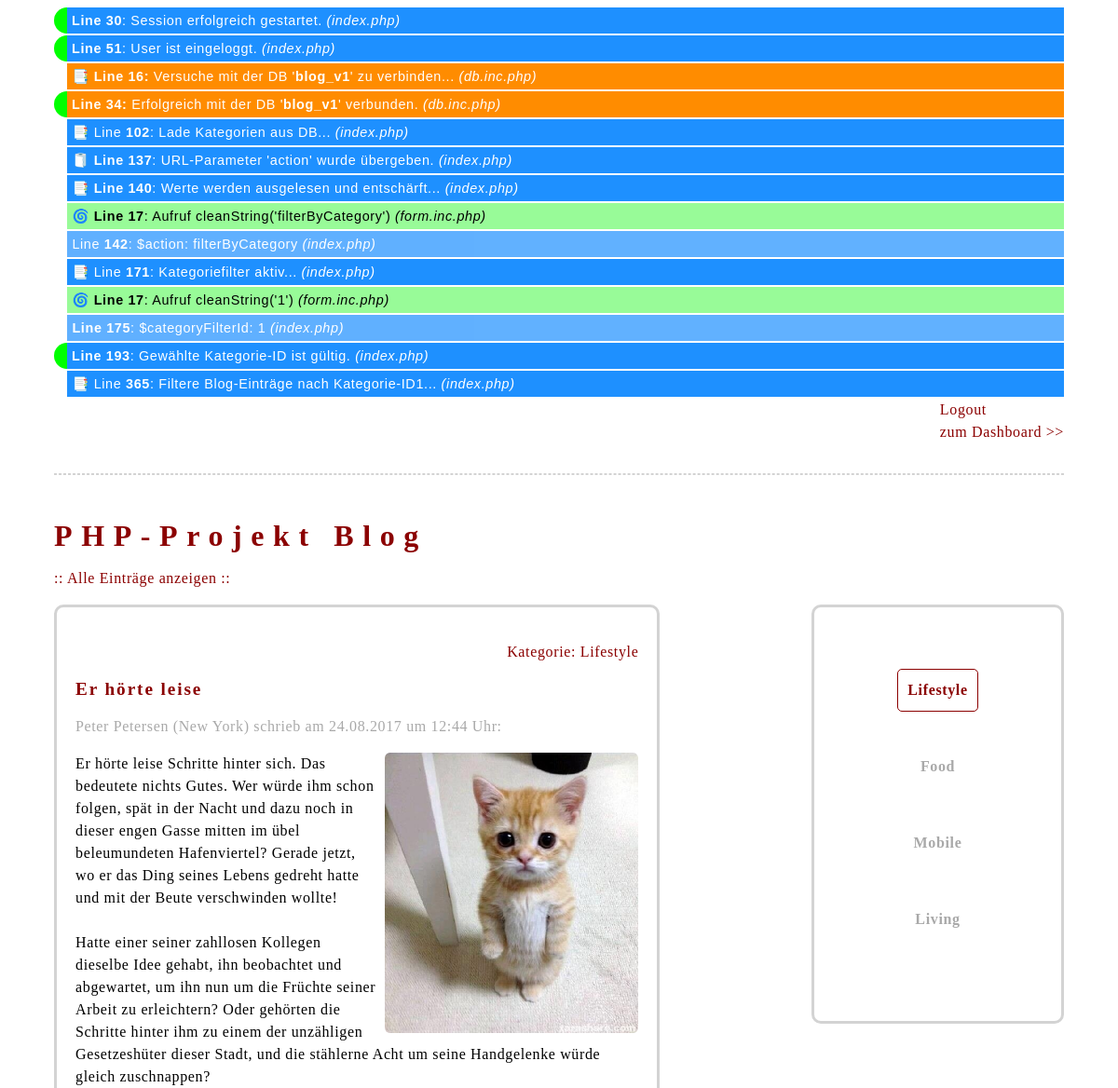
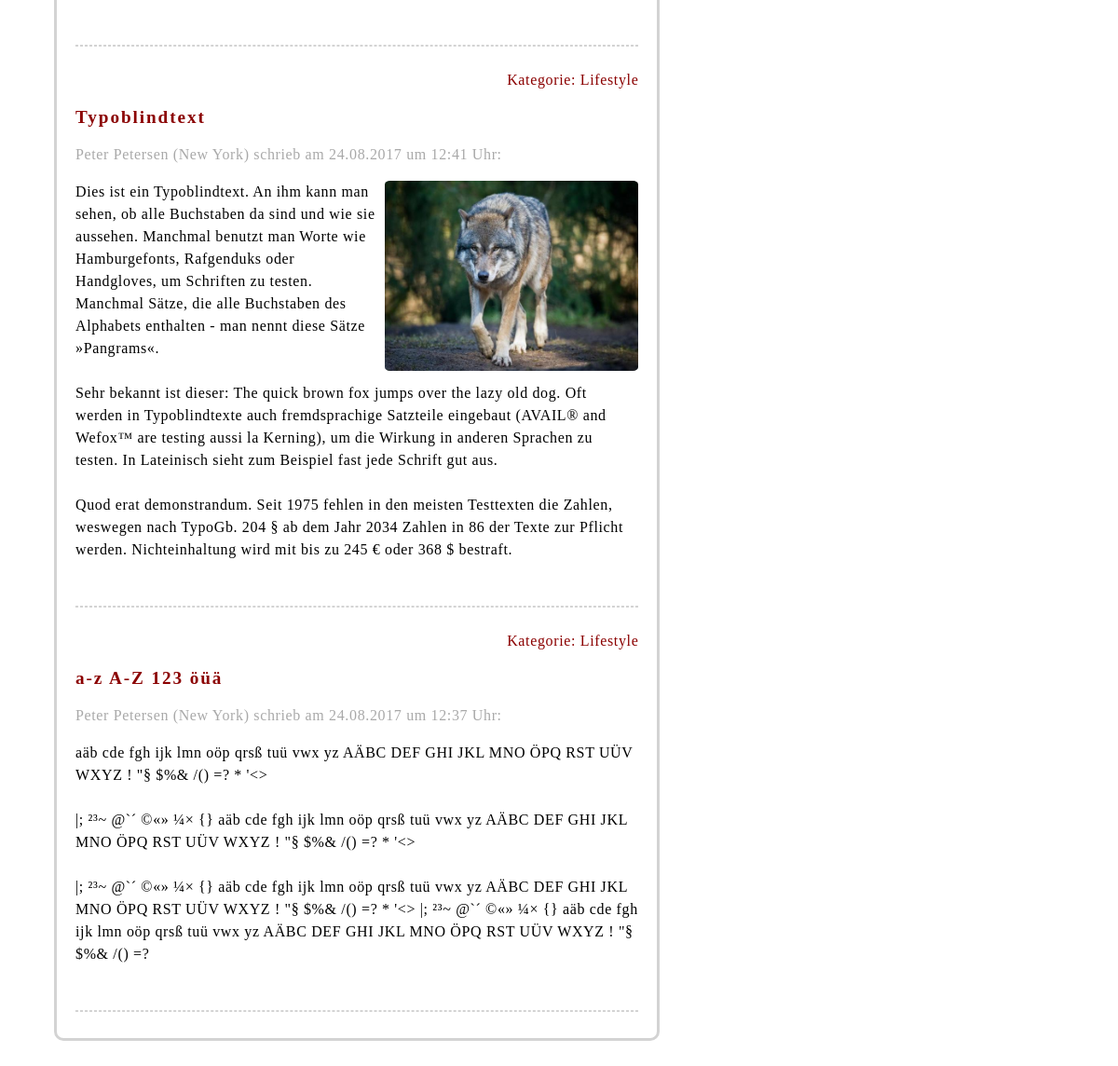
Screenshot of /_source/index.php?action=filterByCategory&catId=1 (signed in) with the database file from the repository (2 pictures, top to bottom).
### tables this page shows
CREATE TABLE `blogs` (
  `blogID` int(11) NOT NULL,
  `blogHeadline` varchar(255) NOT NULL,
  `blogImagePath` varchar(255) DEFAULT NULL,
  `blogImageAlignment` varchar(20) NOT NULL,
  `blogContent` text NOT NULL,
  `blogDate` timestamp NOT NULL DEFAULT current_timestamp(),
  `catID` int(11) NOT NULL,
  `userID` int(11) NOT NULL
);

CREATE TABLE `categories` (
  `catID` int(11) NOT NULL,
  `catLabel` varchar(255) NOT NULL
);

CREATE TABLE `users` (
  `userID` int(11) NOT NULL,
  `userFirstName` varchar(255) NOT NULL,
  `userLastName` varchar(255) NOT NULL,
  `userEmail` varchar(255) NOT NULL,
  `userCity` varchar(255) NOT NULL,
  `userPassword` varchar(255) NOT NULL
);

### include/dateTime.inc.php (called while the page is built, shortened)
<?php
				function isoToEuDateTime($value) {
					if($value) {
						if( strpos($value, " ") ) {
							$dateTimeArray = explode(" ", $value);
							$date = $dateTimeArray[0];
							$dateArray 	= explode("-", $date);
							$time = $dateTimeArray[1];
							$time 		= substr($time, 0, 5);
						} else {
							$dateArray 	= explode("-", $value);
							$time 		= NULL;
						}
						$euDate = "$dateArray[2].$dateArray[1].$dateArray[0]";
					} else {
						$euDate 		= NULL;
						$time 		= NULL;
					}
					return array("date"=>$euDate, "time"=>$time);
				}
?>

### _source/index.php (the view, shortened to what this page needs)
<?php
				require_once('../include/db.inc.php');
				require_once('../include/form.inc.php');
				include_once('../include/dateTime.inc.php');
				if( session_start() === false ) {
if(DEBUG)		echo "<p class='debug err'><b>Line " . __LINE__ . "</b>: FEHLER beim Starten der Session! <i>(" . basename(__FILE__) . ")</i></p>\n";
				} else {
if(DEBUG)		echo "<p class='debug ok'><b>Line " . __LINE__ . "</b>: Session erfolgreich gestartet. <i>(" . basename(__FILE__) . ")</i></p>\n";
					if( !isset($_SESSION['userID']) ) {
if(DEBUG)			echo "<p class='debug hint'><b>Line " . __LINE__ . "</b>: User ist nicht eingeloggt. <i>(" . basename(__FILE__) . ")</i></p>\n";
						session_destroy();
						$showLoginForm = true;
					} else {
if(DEBUG)			echo "<p class='debug ok'><b>Line " . __LINE__ . "</b>: User ist eingeloggt. <i>(" . basename(__FILE__) . ")</i></p>\n";
						$showLoginForm = false;
					}
				}
				$PDO = dbConnect();
				$loginError 			= NULL;
				$categoryFilterId		= NULL;
if(DEBUG)	echo "<p class='debug'>📑 Line <b>" . __LINE__ . "</b>: Lade Kategorien aus DB... <i>(" . basename(__FILE__) . ")</i></p>";
				$sql 		= 'SELECT * FROM categories';
				$params 	= NULL;
				$PDOStatement = $PDO->prepare($sql);
				try {
					$PDOStatement->execute($params);
				} catch(PDOException $error) {
if(DEBUG)		echo "<p class='debug err'><b>Line " . __LINE__ . "</b>: FEHLER: " . $error->GetMessage() . "<i>(" . basename(__FILE__) . ")</i></p>\n";
					$dbError = 'Fehler beim Zugriff auf die Datenbank!';
				}
				$allCategoriesArray = $PDOStatement->fetchAll(PDO::FETCH_ASSOC);
				if( isset($_GET['action']) ) {
if(DEBUG)		echo "<p class='debug'>🧻 <b>Line " . __LINE__ . "</b>: URL-Parameter 'action' wurde übergeben. <i>(" . basename(__FILE__) . ")</i></p>\n";
if(DEBUG)		echo "<p class='debug'>📑 <b>Line " . __LINE__ . "</b>: Werte werden ausgelesen und entschärft... <i>(" . basename(__FILE__) . ")</i></p>\n";
					$action = cleanString($_GET['action']);
if(DEBUG_V)		echo "<p class='debug value'>Line <b>" . __LINE__ . "</b>: \$action: $action <i>(" . basename(__FILE__) . ")</i></p>";
					if( $_GET['action'] === 'logout' ) {
if(DEBUG)			echo "<p class='debug'>📑 Line <b>" . __LINE__ . "</b>: 'Logout' wird durchgeführt... <i>(" . basename(__FILE__) . ")</i></p>";
						session_regenerate_id(true);
						session_destroy();
						header('Location: index.php');
						exit();
					} elseif( $action === 'filterByCategory' ) {
if(DEBUG)			echo "<p class='debug'>📑 Line <b>" . __LINE__ . "</b>: Kategoriefilter aktiv... <i>(" . basename(__FILE__) . ")</i></p>";
						$categoryFilterId = cleanString($_GET['catId']);
if(DEBUG_V)			echo "<p class='debug value'><b>Line " . __LINE__ . "</b>: \$categoryFilterId: $categoryFilterId <i>(" . basename(__FILE__) . ")</i></p>\n";
						if( !isset($categoryFilterId) OR !in_array( $categoryFilterId, array_column($allCategoriesArray, 'catID') ) ) {
if(DEBUG)				echo "<p class='debug err'><b>Line " . __LINE__ . "</b>: Gewählte Kategorie-ID ist ungültig! <i>(" . basename(__FILE__) . ")</i></p>\n";
							$categoryFilterId = NULL;
						} else {
if(DEBUG)				echo "<p class='debug ok'><b>Line " . __LINE__ . "</b>: Gewählte Kategorie-ID ist gültig. <i>(" . basename(__FILE__) . ")</i></p>\n";
						}
					}
				}
				$sql 		= 	'SELECT * FROM blogs
								 INNER JOIN users USING(userID)
								 INNER JOIN categories USING(catID)';
				$params 	= 	NULL;
				if( !isset( $categoryFilterId ) ) {
if(DEBUG)		echo "<p class='debug'>📑 Line <b>" . __LINE__ . "</b>: Lade alle Blog-Einträge... <i>(" . basename(__FILE__) . ")</i></p>";
				} else {
if(DEBUG)		echo "<p class='debug'>📑 Line <b>" . __LINE__ . "</b>: Filtere Blog-Einträge nach Kategorie-ID$categoryFilterId... <i>(" . basename(__FILE__) . ")</i></p>";
					$sql		.=	' WHERE catID = :ph_catID';
					$params 	 = array( 'ph_catID' => $categoryFilterId );
				}
				$sql		.= ' ORDER BY blogDate DESC';
				$PDOStatement = $PDO->prepare($sql);
				try {
					$PDOStatement->execute($params);
				} catch(PDOException $error) {
if(DEBUG)		echo "<p class='debug err'><b>Line " . __LINE__ . "</b>: FEHLER: " . $error->GetMessage() . "<i>(" . basename(__FILE__) . ")</i></p>\n";
					$dbError = 'Fehler beim Zugriff auf die Datenbank!';
				}
				$allBlogArticlesArray = $PDOStatement->fetchAll(PDO::FETCH_ASSOC);
?>
<!doctype html>
<html>
	<head>
		<link rel="stylesheet" href="css/main.css">
		<link rel="stylesheet" href="../css/debug.css">
	</head>
	<body>
		<header class="fright">
			<?php if( $showLoginForm == true ): ?>
				<?php if($loginError): ?>
				<p class="error"><b><?= $loginError ?></b></p>
				<?php endif ?>
				<form action="" method="POST">
					<input type="hidden" name="formLogin">
					<input type="text" name="loginName" placeholder="Email">
					<input type="password" name="loginPassword" placeholder="Password">
					<input type="submit" value="Login">
				</form>
			<?php else: ?>
				<a href="?action=logout">Logout</a><br>
				<a href='dashboard.php'>zum Dashboard >></a>
			<?php endif ?>
		</header>
		<br>
		<hr>
		<br>
		<h1>PHP-Projekt Blog</h1>
		<p><a href='index.php'>:: Alle Einträge anzeigen ::</a></p>
		<main class="blogs fleft">
			<?php if( !$allBlogArticlesArray ): ?>
				<p class="info">Noch keine Blogeinträge vorhanden.</p>
			<?php else: ?>
				<?php foreach( $allBlogArticlesArray AS $singleBlogItemArray ): ?>
					<?php $dateTimeArray = isoToEuDateTime($singleBlogItemArray['blogDate']) ?>
					<article class='blogEntry'>
						<p class='fright'><a href='?action=filterByCategory&catId=<?= $singleBlogItemArray['catID'] ?>'>Kategorie: <?= $singleBlogItemArray['catLabel'] ?></a></p>
						<h2 class='clearer'><?= $singleBlogItemArray['blogHeadline'] ?></h2>
						<p class='author'><?= $singleBlogItemArray['userFirstName'] ?> <?= $singleBlogItemArray['userLastName'] ?> (<?= $singleBlogItemArray['userCity'] ?>) schrieb am <?= $dateTimeArray['date'] ?> um <?= $dateTimeArray['time'] ?> Uhr:</p>
						<p class='blogContent'>
							<?php if($singleBlogItemArray['blogImagePath']): ?>
								<img class='<?= $singleBlogItemArray['blogImageAlignment'] ?>' src='<?= $singleBlogItemArray['blogImagePath'] ?>' alt='' title=''>
							<?php endif ?>
							<?= nl2br( $singleBlogItemArray['blogContent'] ) ?>
						</p>
						<br>
						<hr>
					</article>
				<?php endforeach ?>
			<?php endif ?>
		</main>
		<nav class="categories fright">
			<?php if( !$allCategoriesArray ): ?>
				<p class="info">Noch keine Kategorien vorhanden.</p>
			<?php else: ?>
				<?php foreach( $allCategoriesArray AS $categorySingleItemArray ): ?>
					<p><a href="?action=filterByCategory&catId=<?= $categorySingleItemArray['catID']?>" <?php if( $categorySingleItemArray['catID'] == $categoryFilterId ) echo 'class="active"' ?>><?= $categorySingleItemArray['catLabel'] ?></a></p>
				<?php endforeach ?>
			<?php endif ?>
		</nav>
	</body>
</html>

### _source/css/main.css (style rules this page uses)
* { box-sizing: border-box; }
img { width: 45%; border-radius: 2%; }
hr { border: 1px dashed lightgray; }
a { color: darkred; text-decoration: none; }
.fleft { float: left; margin-right: 10px; }
.fright { float: right; margin-left: 10px; }
.clearer { clear: both; }
body { font-family: georgia; letter-spacing: 0.04em; padding: 0 50px 50px 50px; line-height: 1.5em; }
h1, h2 { font-size: 2em; letter-spacing: 0.3em; color: darkred; }
h2 { letter-spacing: 0.1em; font-size: 1.2em; }
.blogs { border: 3px solid lightgray; border-radius: 10px; width: 60%; padding: 20px; }
.author { color: darkgray; }
.categories { width: 25%; padding: 50px 0; border: 3px solid lightgray; border-radius: 10px; text-align: center; }
.categories a { display: inline-block; text-decoration: none; padding: 10px; font-weight: bold; color: darkgray; margin-bottom: 20px; border: 1px solid white; border-radius: 5px; }
.categories a:hover, .categories a.active { border: 1px solid darkred; color: darkred; }

### css/debug.css (style rules this page uses)
.debug,.debugCleanString,.debugCheckMandatory,.debugCheckInputString,.debugCheckEmail, .debugImageUpload,.debugDb,.debugDateTime,.debugClass,.debugClassImage,.debugTrait, .debugClassLoader { background-color: dodgerblue; padding: 2px 5px; margin-bottom: 2px; margin-top: 2px; font-family: arial; font-size: 0.9em; color: white; margin-left: 1em; }
.err, .ok, .hint { border-radius: 1em 0 0 1em; border-left: 1em solid whitesmoke; margin-left: 0em; }
.ok { border-color: lime; }
.value { opacity: 70%; }

### rows the page displays
blogs: catID.catLabel "Lifestyle", blogHeadline "Er hörte leise", userID.userFirstName "Peter", userID.userLastName "Petersen", userID.userCity "New York", blogDate "24.08.2017", blogDate "12:44", blogImagePath (picture), blogContent "Er hörte leise Schritte hinter sich. Das bedeutete nichts Gutes. Wer würde ihm schon folgen, spät in der Nacht und dazu noch in dieser engen Gasse mitten im übel beleumundeten Hafenviertel? Gerade jetzt, wo er das Ding seines Lebens gedreht hatte und mit der Beute verschwinden wollte! Hatte einer seiner zahllosen Kollegen dieselbe Idee gehabt, ihn beobachtet und abgewartet, um ihn nun um die Früchte seiner Arbeit zu erleichtern? Oder gehörten die Schritte hinter ihm zu einem der unzähligen Gesetzeshüter dieser Stadt, und die stählerne Acht um seine Handgelenke würde gleich zuschnappen?"
blogs: catID.catLabel "Lifestyle", blogHeadline "Typoblindtext", userID.userFirstName "Peter", userID.userLastName "Petersen", userID.userCity "New York", blogDate "24.08.2017", blogDate "12:41", blogImagePath (picture), blogContent "Dies ist ein Typoblindtext. An ihm kann man sehen, ob alle Buchstaben da sind und wie sie aussehen. Manchmal benutzt man Worte wie Hamburgefonts, Rafgenduks oder Handgloves, um Schriften zu testen. Manchmal Sätze, die alle Buchstaben des Alphabets enthalten - man nennt diese Sätze »Pangrams«. Sehr bekannt ist dieser: The quick brown fox jumps over the lazy old dog. Oft werden in Typoblindtexte auch fremdsprachige Satzteile eingebaut (AVAIL® and Wefox™ are testing aussi la Kerning), um die Wirkung in anderen Sprachen zu testen. In Lateinisch sieht zum Beispiel fast jede Schrift gut aus. Quod erat demonstrandum. Seit 1975 fehlen in den meisten Testtexten die Zahlen, weswegen nach TypoGb. 204…"
blogs: catID.catLabel "Lifestyle", blogHeadline "a-z A-Z 123 öüä", userID.userFirstName "Peter", userID.userLastName "Petersen", userID.userCity "New York", blogDate "24.08.2017", blogDate "12:37", blogContent "aäb cde fgh ijk lmn oöp qrsß tuü vwx yz AÄBC DEF GHI JKL MNO ÖPQ RST UÜV WXYZ ! \"§ $%& /() =? * '<> |; ²³~ @`´ ©«» ¼× {} aäb cde fgh ijk lmn oöp qrsß tuü vwx yz AÄBC DEF GHI JKL MNO ÖPQ RST UÜV WXYZ ! \"§ $%& /() =? * '<> |; ²³~ @`´ ©«» ¼× {} aäb cde fgh ijk lmn oöp qrsß tuü vwx yz AÄBC DEF GHI JKL MNO ÖPQ RST UÜV WXYZ ! \"§ $%& /() =? * '<> |; ²³~ @`´ ©«» ¼× {} aäb cde fgh ijk lmn oöp qrsß tuü vwx yz AÄBC DEF GHI JKL MNO ÖPQ RST UÜV WXYZ ! \"§ $%& /() =?"
categories: catLabel "Lifestyle"
categories: catLabel "Food"
categories: catLabel "Mobile"
categories: catLabel "Living"

### other values shown
__LINE__ "30"
basename(__FILE__) "index.php"
__LINE__ "51"
__LINE__ "16"
$dbname "blog_v1"
basename(__FILE__) "db.inc.php"
__LINE__ "34"
__LINE__ "102"
__LINE__ "137"
__LINE__ "140"
__LINE__ "17 17"
__FUNCTION__ "cleanString cleanString"
$value "filterByCategory 1"
basename(__FILE__) "form.inc.php form.inc.php"
__LINE__ "142"
